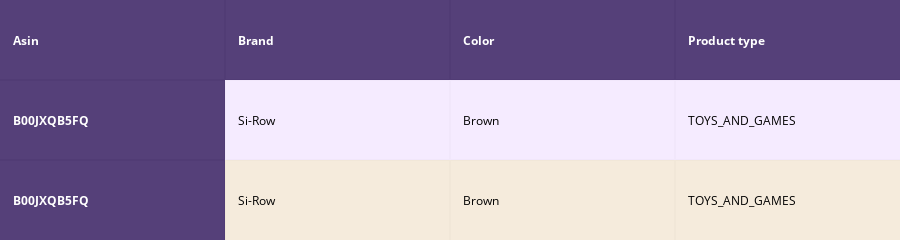
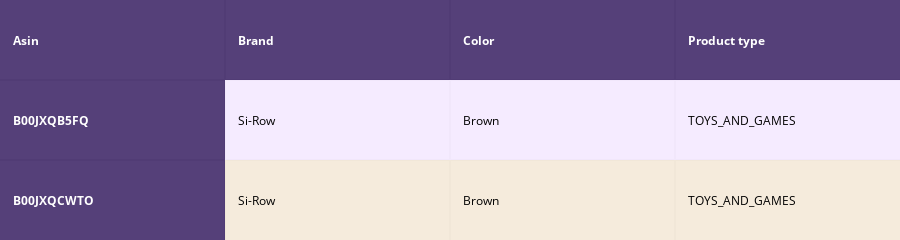
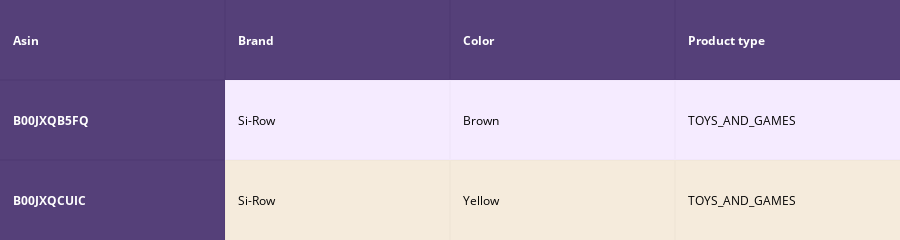
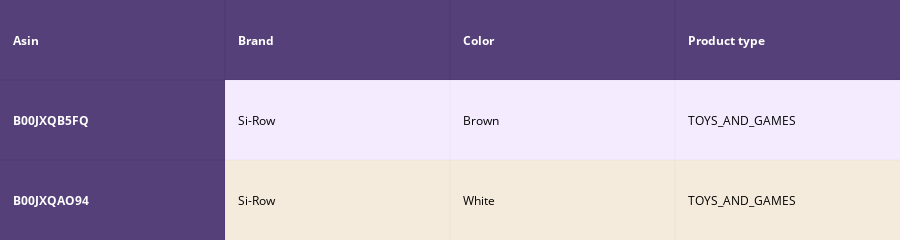

The cell these charts' notebook holds for them, in order:
### Code cell
def w2v_idf_extra_features(doc_id, w1, w2, num_results):
    # doc_id: apparel's id in given corpus
    # w1: weight for  w2v features
    # w2: weight for brand and color features

    # pairwise_dist will store the distance from given input apparel to all remaining apparels
    # the metric we used here is cosine, the coside distance is mesured as K(X, Y) = <X, Y> / (||X||*||Y||)
    # http://scikit-learn.org/stable/modules/metrics.html#cosine-similarity
    idf_w2v_dist  = pairwise_distances(w2vec_title_weight, w2vec_title_weight[doc_id].reshape(1,-1))
    ex_feat_dist = pairwise_distances(extra_features, extra_features[doc_id])
    pairwise_dist   = (w1 * idf_w2v_dist +  w2 * ex_feat_dist)/float(w1 + w2)

    # np.argsort will return indices of 9 smallest distances
    indices = np.argsort(pairwise_dist.flatten())[0:num_results]
    #pdists will store the 9 smallest distances
    pdists  = np.sort(pairwise_dist.flatten())[0:num_results]

    #data frame indices of the 9 smallest distace's
    df_indices = list(data.index[indices])
    

    for i in range(0, len(indices)):
        heat_map_w2v_extra_features(data['title'].loc[df_indices[0]],data['title'].loc[df_indices[i]], data['medium_image_url'].loc[df_indices[i]], indices[0], indices[i],df_indices[0], df_indices[i], 'weighted')
        print('ASIN :',data['asin'].loc[df_indices[i]])
        print('Brand :',data['brand'].loc[df_indices[i]])
        print('euclidean distance from input :', pdists[i])
        print('='*50)

w2v_idf_extra_features(12566, 5, 5, 20)

### Figure 1 — Plotly figure (JSON) as saved in the notebook; plotly's stock layout.template omitted (floating-point values rounded to 4 significant figures)
{"data": [{"colorscale": [[0, "#1d004d"], [0.5, "#f2e5ff"], [1, "#f2e5d1"]], "hoverinfo": "none", "opacity": 0.75, "showscale": false, "type": "heatmap", "uid": "41126c8b-7ed0-4b42-afd5-d46fd643fe10", "z": [[0, 0, 0, 0], [0, 0.5, 0.5, 0.5], [0, 1, 1, 1]]}], "layout": {"annotations": [{"align": "left", "font": {"color": "#ffffff"}, "showarrow": false, "text": "<b>Asin</b>", "x": -0.45, "xanchor": "left", "xref": "x", "y": 0, "yref": "y"}, {"align": "left", "font": {"color": "#ffffff"}, "showarrow": false, "text": "<b>Brand</b>", "x": 0.55, "xanchor": "left", "xref": "x", "y": 0, "yref": "y"}, {"align": "left", "font": {"color": "#ffffff"}, "showarrow": false, "text": "<b>Color</b>", "x": 1.55, "xanchor": "left", "xref": "x", "y": 0, "yref": "y"}, {"align": "left", "font": {"color": "#ffffff"}, "showarrow": false, "text": "<b>Product type</b>", "x": 2.55, "xanchor": "left", "xref": "x", "y": 0, "yref": "y"}, {"align": "left", "font": {"color": "#ffffff"}, "showarrow": false, "text": "<b>B00JXQB5FQ</b>", "x": -0.45, "xanchor": "left", "xref": "x", "y": 1, "yref": "y"}, {"align": "left", "font": {"color": "#000000"}, "showarrow": false, "text": "Si-Row", "x": 0.55, "xanchor": "left", "xref": "x", "y": 1, "yref": "y"}, {"align": "left", "font": {"color": "#000000"}, "showarrow": false, "text": "Brown", "x": 1.55, "xanchor": "left", "xref": "x", "y": 1, "yref": "y"}, {"align": "left", "font": {"color": "#000000"}, "showarrow": false, "text": "TOYS_AND_GAMES", "x": 2.55, "xanchor": "left", "xref": "x", "y": 1, "yref": "y"}, {"align": "left", "font": {"color": "#ffffff"}, "showarrow": false, "text": "<b>B00JXQB5FQ</b>", "x": -0.45, "xanchor": "left", "xref": "x", "y": 2, "yref": "y"}, {"align": "left", "font": {"color": "#000000"}, "showarrow": false, "text": "Si-Row", "x": 0.55, "xanchor": "left", "xref": "x", "y": 2, "yref": "y"}, {"align": "left", "font": {"color": "#000000"}, "showarrow": false, "text": "Brown", "x": 1.55, "xanchor": "left", "xref": "x", "y": 2, "yref": "y"}, {"align": "left", "font": {"color": "#000000"}, "showarrow": false, "text": "TOYS_AND_GAMES", "x": 2.55, "xanchor": "left", "xref": "x", "y": 2, "yref": "y"}], "height": 140, "margin": {"b": 0, "l": 0, "r": 0, "t": 0}, "xaxis": {"dtick": 1, "gridwidth": 2, "showticklabels": false, "tick0": -0.5, "ticks": "", "zeroline": false}, "yaxis": {"autorange": "reversed", "dtick": 1, "gridwidth": 2, "showticklabels": false, "tick0": 0.5, "ticks": "", "zeroline": false}}}

### Figure 2 — Plotly figure (JSON) as saved in the notebook; plotly's stock layout.template omitted (floating-point values rounded to 4 significant figures)
{"data": [{"colorscale": [[0, "#1d004d"], [0.5, "#f2e5ff"], [1, "#f2e5d1"]], "hoverinfo": "none", "opacity": 0.75, "showscale": false, "type": "heatmap", "uid": "7b0ec702-33fc-4671-845a-e6dafc486a29", "z": [[0, 0, 0, 0], [0, 0.5, 0.5, 0.5], [0, 1, 1, 1]]}], "layout": {"annotations": [{"align": "left", "font": {"color": "#ffffff"}, "showarrow": false, "text": "<b>Asin</b>", "x": -0.45, "xanchor": "left", "xref": "x", "y": 0, "yref": "y"}, {"align": "left", "font": {"color": "#ffffff"}, "showarrow": false, "text": "<b>Brand</b>", "x": 0.55, "xanchor": "left", "xref": "x", "y": 0, "yref": "y"}, {"align": "left", "font": {"color": "#ffffff"}, "showarrow": false, "text": "<b>Color</b>", "x": 1.55, "xanchor": "left", "xref": "x", "y": 0, "yref": "y"}, {"align": "left", "font": {"color": "#ffffff"}, "showarrow": false, "text": "<b>Product type</b>", "x": 2.55, "xanchor": "left", "xref": "x", "y": 0, "yref": "y"}, {"align": "left", "font": {"color": "#ffffff"}, "showarrow": false, "text": "<b>B00JXQB5FQ</b>", "x": -0.45, "xanchor": "left", "xref": "x", "y": 1, "yref": "y"}, {"align": "left", "font": {"color": "#000000"}, "showarrow": false, "text": "Si-Row", "x": 0.55, "xanchor": "left", "xref": "x", "y": 1, "yref": "y"}, {"align": "left", "font": {"color": "#000000"}, "showarrow": false, "text": "Brown", "x": 1.55, "xanchor": "left", "xref": "x", "y": 1, "yref": "y"}, {"align": "left", "font": {"color": "#000000"}, "showarrow": false, "text": "TOYS_AND_GAMES", "x": 2.55, "xanchor": "left", "xref": "x", "y": 1, "yref": "y"}, {"align": "left", "font": {"color": "#ffffff"}, "showarrow": false, "text": "<b>B00JXQCWTO</b>", "x": -0.45, "xanchor": "left", "xref": "x", "y": 2, "yref": "y"}, {"align": "left", "font": {"color": "#000000"}, "showarrow": false, "text": "Si-Row", "x": 0.55, "xanchor": "left", "xref": "x", "y": 2, "yref": "y"}, {"align": "left", "font": {"color": "#000000"}, "showarrow": false, "text": "Brown", "x": 1.55, "xanchor": "left", "xref": "x", "y": 2, "yref": "y"}, {"align": "left", "font": {"color": "#000000"}, "showarrow": false, "text": "TOYS_AND_GAMES", "x": 2.55, "xanchor": "left", "xref": "x", "y": 2, "yref": "y"}], "height": 140, "margin": {"b": 0, "l": 0, "r": 0, "t": 0}, "xaxis": {"dtick": 1, "gridwidth": 2, "showticklabels": false, "tick0": -0.5, "ticks": "", "zeroline": false}, "yaxis": {"autorange": "reversed", "dtick": 1, "gridwidth": 2, "showticklabels": false, "tick0": 0.5, "ticks": "", "zeroline": false}}}

### Figure 3 — Plotly figure (JSON) as saved in the notebook; plotly's stock layout.template omitted (floating-point values rounded to 4 significant figures)
{"data": [{"colorscale": [[0, "#1d004d"], [0.5, "#f2e5ff"], [1, "#f2e5d1"]], "hoverinfo": "none", "opacity": 0.75, "showscale": false, "type": "heatmap", "uid": "3695451d-1ff8-47cd-9db9-a0a56d45e47e", "z": [[0, 0, 0, 0], [0, 0.5, 0.5, 0.5], [0, 1, 1, 1]]}], "layout": {"annotations": [{"align": "left", "font": {"color": "#ffffff"}, "showarrow": false, "text": "<b>Asin</b>", "x": -0.45, "xanchor": "left", "xref": "x", "y": 0, "yref": "y"}, {"align": "left", "font": {"color": "#ffffff"}, "showarrow": false, "text": "<b>Brand</b>", "x": 0.55, "xanchor": "left", "xref": "x", "y": 0, "yref": "y"}, {"align": "left", "font": {"color": "#ffffff"}, "showarrow": false, "text": "<b>Color</b>", "x": 1.55, "xanchor": "left", "xref": "x", "y": 0, "yref": "y"}, {"align": "left", "font": {"color": "#ffffff"}, "showarrow": false, "text": "<b>Product type</b>", "x": 2.55, "xanchor": "left", "xref": "x", "y": 0, "yref": "y"}, {"align": "left", "font": {"color": "#ffffff"}, "showarrow": false, "text": "<b>B00JXQB5FQ</b>", "x": -0.45, "xanchor": "left", "xref": "x", "y": 1, "yref": "y"}, {"align": "left", "font": {"color": "#000000"}, "showarrow": false, "text": "Si-Row", "x": 0.55, "xanchor": "left", "xref": "x", "y": 1, "yref": "y"}, {"align": "left", "font": {"color": "#000000"}, "showarrow": false, "text": "Brown", "x": 1.55, "xanchor": "left", "xref": "x", "y": 1, "yref": "y"}, {"align": "left", "font": {"color": "#000000"}, "showarrow": false, "text": "TOYS_AND_GAMES", "x": 2.55, "xanchor": "left", "xref": "x", "y": 1, "yref": "y"}, {"align": "left", "font": {"color": "#ffffff"}, "showarrow": false, "text": "<b>B00JXQCUIC</b>", "x": -0.45, "xanchor": "left", "xref": "x", "y": 2, "yref": "y"}, {"align": "left", "font": {"color": "#000000"}, "showarrow": false, "text": "Si-Row", "x": 0.55, "xanchor": "left", "xref": "x", "y": 2, "yref": "y"}, {"align": "left", "font": {"color": "#000000"}, "showarrow": false, "text": "Yellow", "x": 1.55, "xanchor": "left", "xref": "x", "y": 2, "yref": "y"}, {"align": "left", "font": {"color": "#000000"}, "showarrow": false, "text": "TOYS_AND_GAMES", "x": 2.55, "xanchor": "left", "xref": "x", "y": 2, "yref": "y"}], "height": 140, "margin": {"b": 0, "l": 0, "r": 0, "t": 0}, "xaxis": {"dtick": 1, "gridwidth": 2, "showticklabels": false, "tick0": -0.5, "ticks": "", "zeroline": false}, "yaxis": {"autorange": "reversed", "dtick": 1, "gridwidth": 2, "showticklabels": false, "tick0": 0.5, "ticks": "", "zeroline": false}}}

### Figure 4 — Plotly figure (JSON) as saved in the notebook; plotly's stock layout.template omitted (floating-point values rounded to 4 significant figures)
{"data": [{"colorscale": [[0, "#1d004d"], [0.5, "#f2e5ff"], [1, "#f2e5d1"]], "hoverinfo": "none", "opacity": 0.75, "showscale": false, "type": "heatmap", "uid": "23cd110c-20f8-4f90-a5d9-89ac9ba5017f", "z": [[0, 0, 0, 0], [0, 0.5, 0.5, 0.5], [0, 1, 1, 1]]}], "layout": {"annotations": [{"align": "left", "font": {"color": "#ffffff"}, "showarrow": false, "text": "<b>Asin</b>", "x": -0.45, "xanchor": "left", "xref": "x", "y": 0, "yref": "y"}, {"align": "left", "font": {"color": "#ffffff"}, "showarrow": false, "text": "<b>Brand</b>", "x": 0.55, "xanchor": "left", "xref": "x", "y": 0, "yref": "y"}, {"align": "left", "font": {"color": "#ffffff"}, "showarrow": false, "text": "<b>Color</b>", "x": 1.55, "xanchor": "left", "xref": "x", "y": 0, "yref": "y"}, {"align": "left", "font": {"color": "#ffffff"}, "showarrow": false, "text": "<b>Product type</b>", "x": 2.55, "xanchor": "left", "xref": "x", "y": 0, "yref": "y"}, {"align": "left", "font": {"color": "#ffffff"}, "showarrow": false, "text": "<b>B00JXQB5FQ</b>", "x": -0.45, "xanchor": "left", "xref": "x", "y": 1, "yref": "y"}, {"align": "left", "font": {"color": "#000000"}, "showarrow": false, "text": "Si-Row", "x": 0.55, "xanchor": "left", "xref": "x", "y": 1, "yref": "y"}, {"align": "left", "font": {"color": "#000000"}, "showarrow": false, "text": "Brown", "x": 1.55, "xanchor": "left", "xref": "x", "y": 1, "yref": "y"}, {"align": "left", "font": {"color": "#000000"}, "showarrow": false, "text": "TOYS_AND_GAMES", "x": 2.55, "xanchor": "left", "xref": "x", "y": 1, "yref": "y"}, {"align": "left", "font": {"color": "#ffffff"}, "showarrow": false, "text": "<b>B00JXQAO94</b>", "x": -0.45, "xanchor": "left", "xref": "x", "y": 2, "yref": "y"}, {"align": "left", "font": {"color": "#000000"}, "showarrow": false, "text": "Si-Row", "x": 0.55, "xanchor": "left", "xref": "x", "y": 2, "yref": "y"}, {"align": "left", "font": {"color": "#000000"}, "showarrow": false, "text": "White", "x": 1.55, "xanchor": "left", "xref": "x", "y": 2, "yref": "y"}, {"align": "left", "font": {"color": "#000000"}, "showarrow": false, "text": "TOYS_AND_GAMES", "x": 2.55, "xanchor": "left", "xref": "x", "y": 2, "yref": "y"}], "height": 140, "margin": {"b": 0, "l": 0, "r": 0, "t": 0}, "xaxis": {"dtick": 1, "gridwidth": 2, "showticklabels": false, "tick0": -0.5, "ticks": "", "zeroline": false}, "yaxis": {"autorange": "reversed", "dtick": 1, "gridwidth": 2, "showticklabels": false, "tick0": 0.5, "ticks": "", "zeroline": false}}}
